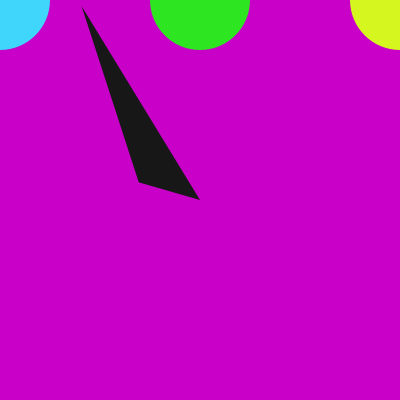
Frame 1 (no input)
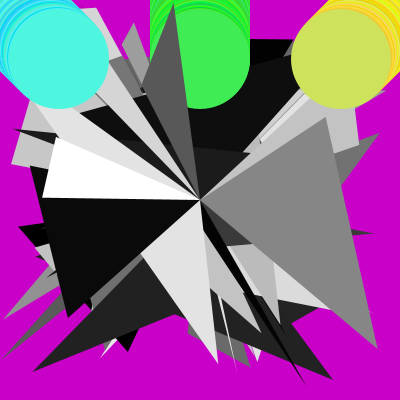
Frame 60 (the mouse pressed at the canvas centre just before this capture)
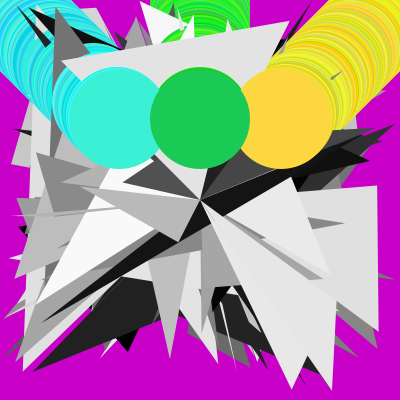
Frame 120 (the mouse held since frame 60 and released just before this capture)

The Processing sketch that drew these frames (run headless with seeded random() and noise(); from frame 60 on, the mouse is pressed at the canvas centre):

// Processing sketch: processing_67617
// ── processing_67617.pde

float sun_x = 0;
float sun_y = 0;
float moon_x = 400;
float moon_y = 0;
float green_y = 0;
void setup() {
  size(400,400);
  background(200,0,200);
  frameRate(25);
}
void draw() {
  noStroke();
  fill(random(0,100),random(200,255),random(200,255));
  ellipse(sun_x,sun_y,100,100);
  sun_x = sun_x + 1;
  sun_y = sun_y +1;
  if(sun_x > 400) {
    sun_x = 0;
  }
  if(sun_y > 400) {
    sun_y = 0;
  }
  noStroke();
  fill(random(200,255),random(200,255),random(0,100));
  ellipse(moon_x,moon_y,100,100);
  moon_x = moon_x - 1;
  moon_y = moon_y + 1;
  if(moon_x < 0) {
    moon_x = 400;
  }
  if(moon_y > 400) {
    moon_y = 0;
  }
  noStroke();
  fill(random(0,100),random(200,256),random(0,100));
  ellipse(200,green_y,100,100);
  green_y = green_y + 1;
  if(green_y > 400) {
    green_y = 0;
  }
  noStroke();
  fill(random(256));
  triangle(200,200,random(400),random(400),random(400),random(400));
}
